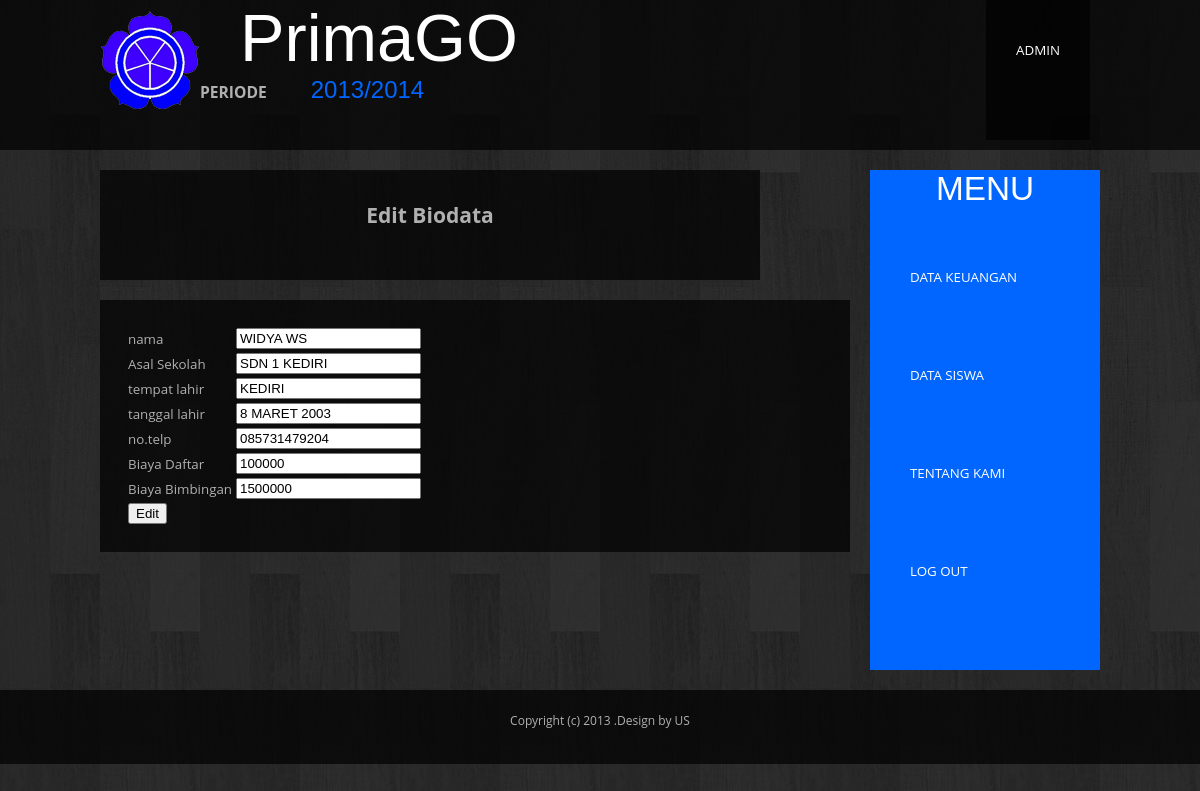
/editbiodata.php?id_user=9&id_periode=11&idhal=3 (signed in), run on the app's committed database.
### tables this page shows
CREATE TABLE IF NOT EXISTS `periode` (
  `id_periode` int(11) NOT NULL AUTO_INCREMENT,
  `p_content` varchar(30) NOT NULL,
  PRIMARY KEY (`id_periode`),
  UNIQUE KEY `p_content` (`p_content`)
);

CREATE TABLE IF NOT EXISTS `biodata_siswa` (
  `id` int(11) NOT NULL AUTO_INCREMENT,
  `id_kelas` int(2) NOT NULL,
  `id_periode` int(11) NOT NULL,
  `nama` varchar(30) NOT NULL,
  `asal_sekolah` varchar(30) NOT NULL,
  `alamat` varchar(50) NOT NULL,
  `tanggal_lahir` varchar(25) NOT NULL,
  `tempat_lahir` varchar(30) NOT NULL,
  `no_hp` varchar(15) NOT NULL,
  `biaya_daftar` int(11) NOT NULL,
  `biaya_bimbingan` int(11) NOT NULL,
  `biaya_total` int(11) NOT NULL,
  PRIMARY KEY (`id`,`id_kelas`,`id_periode`),
  KEY `id_periode` (`id_periode`),
  KEY `id_kelas` (`id_kelas`)
);

### editbiodata.php (the view, shortened to what this page needs)
<?php
	include "session.php";
	include "koneksi.php";
	if(isset($_GET["delete"])and isset($_GET["id_user"]) ){
		$id_user = $_GET["id_user"];
		$periode = $_GET["id_periode"];
		$delete =mysql_query("DELETE FROM biodata_siswa WHERE id='$id_user'");
	if($delete){
		header("location:profil.php?id_periode=$periode");
		}
		}
	else{
	$id_user = $_GET["id_user"];
	$idhal=$_GET["idhal"];
	$periode = $_GET["id_periode"];
	$periode1=mysql_query("Select * from periode
							where periode.id_periode=$periode");
	$bacaperiode=mysql_fetch_array($periode1);
	$bacadata = mysql_query("SELECT * FROM biodata_siswa
								JOIN kelas ON biodata_siswa.id_kelas = kelas.id_kelas
								where biodata_siswa.id = '$id_user'");
	$profil = mysql_fetch_array($bacadata);
	}
	?>
    <html>
	<head>
<link href="default.css" rel="stylesheet" type="text/css" media="all" />
</head>
	<body>
    <div id="header-wrapper">
		<div id="header" class="container">
			<div id="logo1"><img src="images/prim.png" /></div>
            <div id="logo">
				<h1><a>PrimaGO</a></h1>
                <h3>PERIODE <a href="periode.php"><?php echo $bacaperiode['p_content'] ?></a></h3>
			</div>
			<div id="menu">
				<ul>
					<li class="active"><a><?php echo $_SESSION['username']?></a>
                    </li>
				</ul>
			</div>
		</div>
	</div>
    <div id="page" class="container">
      		<div id="kelas">
		<h3>Edit Biodata </h3>
         	</div>
      <div id="menu_side">
			<h2>MENU</h2>
			<ul>
					<li class="active"><a href="keuangan.php?id_periode=<?php echo $periode?>">DATA KEUANGAN</a></li>
					<li><a href="profil.php?idhal=<?php echo $idhal?>&id_periode=<?php echo $periode?>">DATA SISWA</a></li>
					<li><a href="about.php?id_periode=<?php echo $bacaperiode['id_periode']?>">TENTANG KAMI</a></li>
                    <li><a href="logout.php">LOG OUT</a></li>
			</ul>
		</div>
    	<div id="content">
	<form action="editbiodata.php?update=1&id_user=<?php echo $id_user?>&id_periode=<?php echo $periode?>&idhal=<?php echo $idhal?>" method="post">
    <table>
    <tr><td>nama</td>
    	<td><input type="text" value="<?php echo $profil["nama"] ?>" name="nama"></td></tr>
    <tr><td>Asal Sekolah</td>
    	<td><input type="text" value="<?php echo $profil["asal_sekolah"]?>" name="sekolah"></td></tr>
    <tr><td>tempat lahir</td>
    	<td><input type="text" value="<?php echo $profil["tempat_lahir"] ?>" name="tempat"></td></tr>
    <tr><td>tanggal lahir</td>
    	<td><input type="text" value="<?php echo $profil["tanggal_lahir"] ?>" name="tanggal"></td></tr>
    <tr><td>no.telp</td>
    	<td><input type="text" value="<?php echo $profil["no_hp"] ?>" name="telepon"></td></tr>
    <tr><td>Biaya Daftar</td>
    	<td><input type="text" value="<?php echo $profil["biaya_daftar"]?>" name="biayadaftar"></td></tr>
    <tr><td>Biaya Bimbingan</td>
    	<td><input type="text" value="<?php echo $profil["biaya_bimbingan"]?>" name="biayabimbingan"></td></tr>
    <tr><td><input type="submit" value="Edit"></td></tr>
    </table>
    </form>
    </div>
    </div>
  <div id="footer">
			<p>Copyright (c) 2013 .Design by US</p>
		</div>
   </body>

### default.css (style rules this page uses)
html, body { height: 100%; width: 100%; padding: 0; margin: 0; }
body { margin: 0px; padding: 0px; background: url(images/main-bg.jpg) repeat; font-family: 'Open Sans', sans-serif; font-size: 10pt; color: #B0B0B0; }
h1, h2, h3 { margin: 0; padding: 0; }
h2 { font-weight: 400; font-family: 'Archivo Narrow', sans-serif; font-size: 2.50em; }
p, ol, ul { margin-top: 0px; }
p { line-height: 180%; }
a { color: #1492C4; }
.container { width: 1000px; margin: 0px auto; }
#header-wrapper { overflow: hidden; height: 150px; margin-bottom: 20px; background: rgba(0,0,0,0.70); }
#header { overflow: hidden; }
#logo1 { float: left; width: 100px; height: 100px; padding-top:10px; }
#logo { float: left; width: 600px; height: 200px; }
#logo h1, #logo p { margin: 0px; line-height: normal; }
#logo h1 a { padding-left: 40px; text-decoration: none; font-size: 2.50em; font-weight: 400; font-family: "Lucida Sans Unicode", "Lucida Grande", sans-serif; color: #FFFFFF; }
#logo h3 a { padding-left: 40px; text-decoration: none; font-size: 24px; font-weight: 50; font-family: 'Archivo Narrow', sans-serif; color: #06F; }
#menu { float: right; height: 100px; }
#menu ul { margin: 0px; padding: 0px; list-style: none; line-height: normal; }
#menu li { float: left; margin-right: 1px; }
#menu a { display: block; height: 140px; padding: 0px 30px; line-height: 100px; text-decoration: none; text-transform: uppercase; color: #FFFFFF; }
#menu .active { background: rgba(0,0,0,0.70); }
#page { overflow: hidden; margin-bottom: 20px; }
#kelas { width:600px; height:50px; float:left; padding:30px; margin-bottom:20px; background: rgba(0,0,0,0.70); font-size:18px; text-align:center; }
#menu li { float: left; margin-right: 10px; }
#content { float: left; width: 700px; padding: 25px; background: rgba(0,0,0,0.70); }
#menu_side { float: right; background-color:#06F; height:500px; }
#menu_side ul { margin: 0px; padding: 0px; list-style: none; line-height: normal; }
#menu_side a { text-decoration:none; text-transform:uppercase; float: right; width: 150px; padding: 40px; color: #FFFFFF; list-style:none; }
#menu_side h2 { padding: 0px 0px 20px 0px; color: #FFFFFF; text-align:center; }
#menu_side .active { background: rgba(0,0,0,0.70); }
#footer { overflow: hidden; margin: 20px auto 0px auto; padding: 20px 0px; background: rgba(0,0,0,0.70); }
#footer p { text-align: center; font-size: 12px; }

### data on the page
periode: p_content "2013/2014"
biodata_siswa: nama "WIDYA WS", sekolah "SDN 1 KEDIRI", tempat "KEDIRI", tanggal "8 MARET 2003", telepon "085731479204", biayadaftar "100000", biayabimbingan "1500000"

### other printed values
$_SESSION['username'] "ADMIN"
